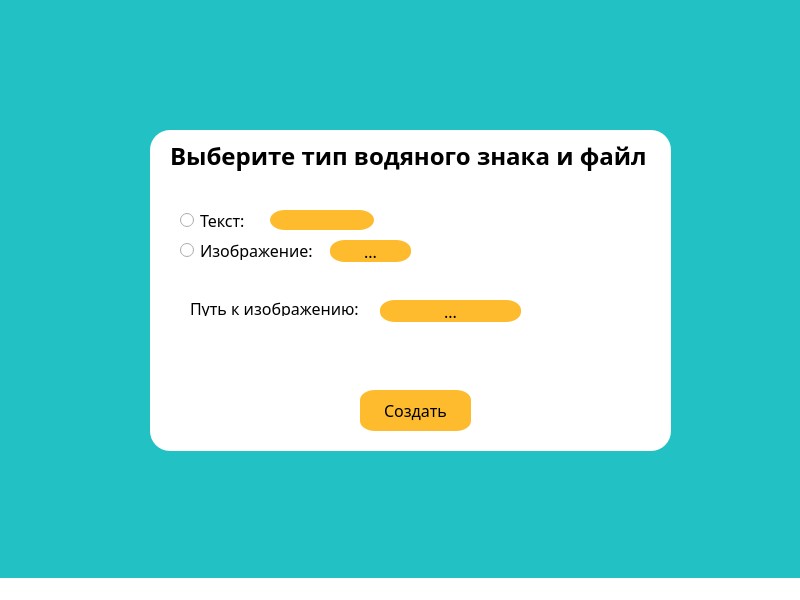
<?xml version="1.0" encoding="UTF-8"?>
<ui version="4.0">
 <class>MainWindow</class>
 <widget class="QMainWindow" name="MainWindow">
  <property name="geometry">
   <rect>
    <x>0</x>
    <y>0</y>
    <width>800</width>
    <height>600</height>
   </rect>
  </property>
  <property name="windowTitle">
   <string>WM Paster</string>
  </property>
  <property name="styleSheet">
   <string notr="true">background-color: rgba(255, 255, 255, 0.6);
backdrop-filter: blur(10px);

</string>
  </property>
  <property name="animated">
   <bool>true</bool>
  </property>
  <widget class="QWidget" name="centralwidget">
   <property name="styleSheet">
    <string notr="true">background: rgb(34,193,195);
background: linear-gradient(42deg, rgba(34,193,195,1) 0%, rgba(253,187,45,1) 100%);</string>
   </property>
   <widget class="QFrame" name="frame">
    <property name="geometry">
     <rect>
      <x>150</x>
      <y>130</y>
      <width>521</width>
      <height>321</height>
     </rect>
    </property>
    <property name="styleSheet">
     <string notr="true">background-color: rgb(255, 255, 255);
border-radius: 20%;</string>
    </property>
    <property name="frameShape">
     <enum>QFrame::StyledPanel</enum>
    </property>
    <property name="frameShadow">
     <enum>QFrame::Raised</enum>
    </property>
    <widget class="QLabel" name="label_name">
     <property name="geometry">
      <rect>
       <x>20</x>
       <y>10</y>
       <width>481</width>
       <height>31</height>
      </rect>
     </property>
     <property name="font">
      <font>
       <family>Rubik Black</family>
       <pointsize>18</pointsize>
       <bold>true</bold>
      </font>
     </property>
     <property name="text">
      <string>Выберите тип водяного знака и файл</string>
     </property>
    </widget>
    <widget class="QToolButton" name="path_choose">
     <property name="geometry">
      <rect>
       <x>230</x>
       <y>170</y>
       <width>141</width>
       <height>22</height>
      </rect>
     </property>
     <property name="sizePolicy">
      <sizepolicy hsizetype="Fixed" vsizetype="Fixed">
       <horstretch>0</horstretch>
       <verstretch>0</verstretch>
      </sizepolicy>
     </property>
     <property name="font">
      <font>
       <family>Rubik</family>
       <pointsize>12</pointsize>
       <kerning>true</kerning>
      </font>
     </property>
     <property name="styleSheet">
      <string notr="true">border-radius: 15% 10%;
background-color: #fdbb2d</string>
     </property>
     <property name="text">
      <string>...</string>
     </property>
    </widget>
    <widget class="QLabel" name="label_2">
     <property name="geometry">
      <rect>
       <x>40</x>
       <y>170</y>
       <width>181</width>
       <height>16</height>
      </rect>
     </property>
     <property name="font">
      <font>
       <family>Rubik</family>
       <pointsize>12</pointsize>
      </font>
     </property>
     <property name="styleSheet">
      <string notr="true"/>
     </property>
     <property name="text">
      <string>Путь к изображению:</string>
     </property>
    </widget>
    <widget class="QRadioButton" name="radioButton_img">
     <property name="geometry">
      <rect>
       <x>30</x>
       <y>110</y>
       <width>141</width>
       <height>20</height>
      </rect>
     </property>
     <property name="font">
      <font>
       <family>Rubik</family>
       <pointsize>12</pointsize>
      </font>
     </property>
     <property name="text">
      <string>Изображение:</string>
     </property>
    </widget>
    <widget class="QToolButton" name="img_choose">
     <property name="geometry">
      <rect>
       <x>180</x>
       <y>110</y>
       <width>81</width>
       <height>22</height>
      </rect>
     </property>
     <property name="font">
      <font>
       <family>Rubik</family>
       <pointsize>12</pointsize>
      </font>
     </property>
     <property name="styleSheet">
      <string notr="true">border-radius: 15% 10%;
background-color: #fdbb2d</string>
     </property>
     <property name="text">
      <string>...</string>
     </property>
    </widget>
    <widget class="QTextEdit" name="textEdit">
     <property name="geometry">
      <rect>
       <x>120</x>
       <y>80</y>
       <width>104</width>
       <height>20</height>
      </rect>
     </property>
     <property name="font">
      <font>
       <family>Rubik</family>
       <pointsize>12</pointsize>
      </font>
     </property>
     <property name="cursor" stdset="0">
      <cursorShape>IBeamCursor</cursorShape>
     </property>
     <property name="styleSheet">
      <string notr="true">border-radius: 15% 10%;
background-color: #fdbb2d</string>
     </property>
     <property name="verticalScrollBarPolicy">
      <enum>Qt::ScrollBarAlwaysOff</enum>
     </property>
    </widget>
    <widget class="QRadioButton" name="radioButton_text">
     <property name="geometry">
      <rect>
       <x>30</x>
       <y>80</y>
       <width>81</width>
       <height>20</height>
      </rect>
     </property>
     <property name="font">
      <font>
       <family>Rubik</family>
       <pointsize>12</pointsize>
      </font>
     </property>
     <property name="text">
      <string>Текст:</string>
     </property>
    </widget>
    <widget class="QPushButton" name="create_btn">
     <property name="geometry">
      <rect>
       <x>210</x>
       <y>260</y>
       <width>111</width>
       <height>41</height>
      </rect>
     </property>
     <property name="font">
      <font>
       <family>Rubik</family>
       <pointsize>12</pointsize>
       <stylestrategy>PreferAntialias</stylestrategy>
      </font>
     </property>
     <property name="styleSheet">
      <string notr="true">border-radius: 15% 10%;
background-color: #fdbb2d</string>
     </property>
     <property name="text">
      <string>Создать</string>
     </property>
    </widget>
   </widget>
  </widget>
  <widget class="QMenuBar" name="menubar">
   <property name="geometry">
    <rect>
     <x>0</x>
     <y>0</y>
     <width>800</width>
     <height>22</height>
    </rect>
   </property>
  </widget>
  <widget class="QStatusBar" name="statusbar"/>
 </widget>
 <resources/>
 <connections/>
</ui>
